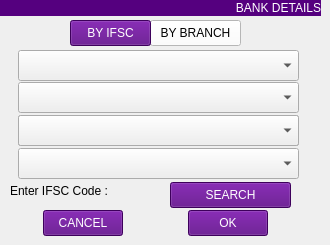
   <widget class="QWidget" name="Verification_page">
    <widget class="QPushButton" name="Search_IFSC_button_2">
     <property name="geometry">
      <rect>
       <x>170</x>
       <y>182</y>
       <width>121</width>
       <height>26</height>
      </rect>
     </property>
     <property name="styleSheet">
      <string notr="true">color: rgb(255, 255, 255);
background-color: rgb(85, 0, 127);
font: 75 11pt &quot;Sans Serif&quot;;</string>
     </property>
     <property name="text">
      <string>SEARCH</string>
     </property>
    </widget>
    <widget class="QLineEdit" name="Bank_name_label_2">
     <property name="geometry">
      <rect>
       <x>18</x>
       <y>115</y>
       <width>281</width>
       <height>31</height>
      </rect>
     </property>
     <property name="placeholderText">
      <string>BANK NAME</string>
     </property>
    </widget>
    <widget class="QPushButton" name="Next_back_button_36">
     <property name="geometry">
      <rect>
       <x>150</x>
       <y>20</y>
       <width>91</width>
       <height>26</height>
      </rect>
     </property>
     <property name="styleSheet">
      <string notr="true">color: rgb(0, 0, 0);
background-color: rgb(255, 255, 255);
font: 75 11pt &quot;Sans Serif&quot;;</string>
     </property>
     <property name="text">
      <string>BY BRANCH</string>
     </property>
    </widget>
    <widget class="QComboBox" name="cmb_bankList_4">
     <property name="geometry">
      <rect>
       <x>18</x>
       <y>115</y>
       <width>281</width>
       <height>31</height>
      </rect>
     </property>
    </widget>
    <widget class="QComboBox" name="cmb_District_2">
     <property name="geometry">
      <rect>
       <x>18</x>
       <y>82</y>
       <width>281</width>
       <height>31</height>
      </rect>
     </property>
     <property name="editable">
      <bool>false</bool>
     </property>
    </widget>
    <widget class="QComboBox" name="cmb_state_2">
     <property name="geometry">
      <rect>
       <x>18</x>
       <y>50</y>
       <width>281</width>
       <height>31</height>
      </rect>
     </property>
    </widget>
    <widget class="QPushButton" name="IFSC_cancel_Button_2">
     <property name="geometry">
      <rect>
       <x>43</x>
       <y>210</y>
       <width>80</width>
       <height>26</height>
      </rect>
     </property>
     <property name="styleSheet">
      <string notr="true">color: rgb(255, 255, 255);
background-color: rgb(85, 0, 127);
font: 75 11pt &quot;Sans Serif&quot;;</string>
     </property>
     <property name="text">
      <string>CANCEL</string>
     </property>
    </widget>
    <widget class="QLabel" name="Personal_detail_label2_17">
     <property name="geometry">
      <rect>
       <x>0</x>
       <y>0</y>
       <width>321</width>
       <height>16</height>
      </rect>
     </property>
     <property name="styleSheet">
      <string notr="true">color: rgb(255, 255, 255);
background-color: rgb(85, 0, 127);
font: 75 11pt &quot;Sans Serif&quot;;</string>
     </property>
     <property name="text">
      <string>BANK DETAILS</string>
     </property>
     <property name="alignment">
      <set>Qt::AlignRight|Qt::AlignTrailing|Qt::AlignVCenter</set>
     </property>
    </widget>
    <widget class="QPushButton" name="Personal_Back_button_26">
     <property name="geometry">
      <rect>
       <x>70</x>
       <y>20</y>
       <width>81</width>
       <height>26</height>
      </rect>
     </property>
     <property name="styleSheet">
      <string notr="true">color: rgb(255, 255, 255);
background-color: rgb(85, 0, 127);
font: 75 11pt &quot;Sans Serif&quot;;</string>
     </property>
     <property name="text">
      <string>BY IFSC</string>
     </property>
    </widget>
    <widget class="QLineEdit" name="txtIFSC_code_2">
     <property name="geometry">
      <rect>
       <x>18</x>
       <y>115</y>
       <width>281</width>
       <height>31</height>
      </rect>
     </property>
     <property name="maxLength">
      <number>14</number>
     </property>
    </widget>
    <widget class="QComboBox" name="cmb_BranchName_2">
     <property name="geometry">
      <rect>
       <x>18</x>
       <y>148</y>
       <width>281</width>
       <height>31</height>
      </rect>
     </property>
    </widget>
    <widget class="QLabel" name="lblIFSC_Code_2">
     <property name="geometry">
      <rect>
       <x>10</x>
       <y>180</y>
       <width>141</width>
       <height>21</height>
      </rect>
     </property>
     <property name="text">
      <string>Enter IFSC Code :</string>
     </property>
    </widget>
    <widget class="QPushButton" name="IFSC_ok_button_2">
     <property name="geometry">
      <rect>
       <x>188</x>
       <y>210</y>
       <width>80</width>
       <height>26</height>
      </rect>
     </property>
     <property name="styleSheet">
      <string notr="true">color: rgb(255, 255, 255);
background-color: rgb(85, 0, 127);
font: 75 11pt &quot;Sans Serif&quot;;</string>
     </property>
     <property name="text">
      <string>OK</string>
     </property>
    </widget>
    <zorder>txtIFSC_code_2</zorder>
    <zorder>Bank_name_label_2</zorder>
    <zorder>cmb_bankList_4</zorder>
    <zorder>cmb_BranchName_2</zorder>
    <zorder>Search_IFSC_button_2</zorder>
    <zorder>Next_back_button_36</zorder>
    <zorder>cmb_District_2</zorder>
    <zorder>cmb_state_2</zorder>
    <zorder>IFSC_cancel_Button_2</zorder>
    <zorder>Personal_detail_label2_17</zorder>
    <zorder>Personal_Back_button_26</zorder>
    <zorder>lblIFSC_Code_2</zorder>
    <zorder>IFSC_ok_button_2</zorder>
   </widget>
